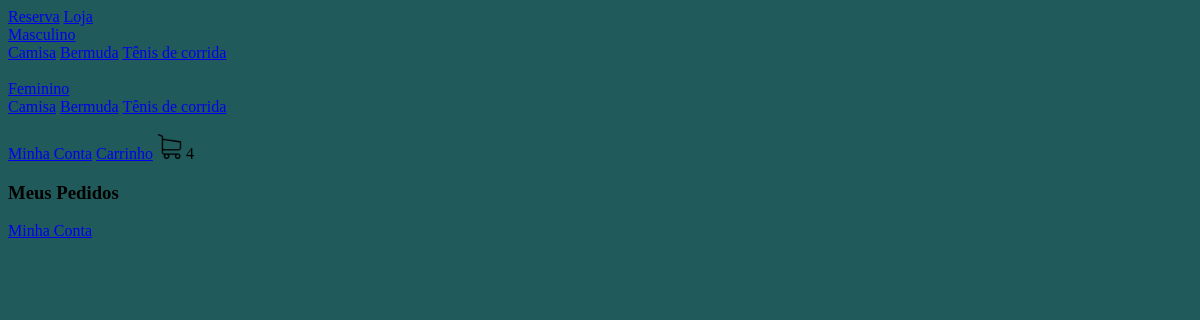
/meuspedidos/ (signed in), run on an earlier commit of the app's database.
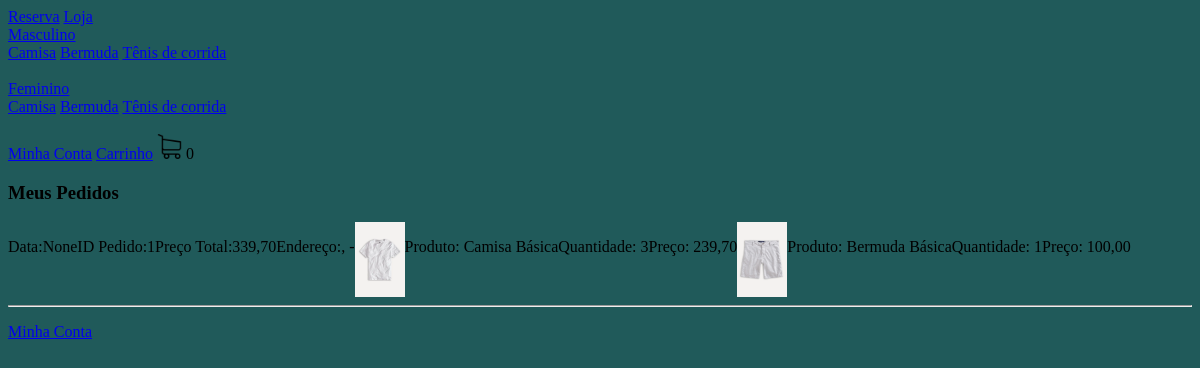
And on a later commit of the database.
### loja/models.py (models this page shows, shortened)
class Categoria(models.Model):
    nome = models.CharField(max_length=200, null=True, blank=True)
    slug = models.CharField(max_length=200, null=True, blank=True)

class Tipo(models.Model):
    nome = models.CharField(max_length=200, null=True, blank=True)
    slug = models.CharField(max_length=200, null=True, blank=True)

class Pedido(models.Model):
    cliente = models.ForeignKey(
        Cliente, null=True, blank=True, on_delete=models.SET_NULL)
    finalizado = models.BooleanField(default=False)
    codigo_transacao = models.CharField(max_length=400, null=True, blank=True)
    endereco = models.ForeignKey(
        Endereco, null=True, blank=True, on_delete=models.SET_NULL)
    data_finalizacao = models.DateTimeField(null=True, blank=True)
    @property
    def preco_total(self):
        itens_pedido = ItensPedido.objects.filter(pedido__id=self.id)
        preco = sum([item.preco_total for item in itens_pedido])
        return preco
    @property
    def itens(self):
        itens_pedido = ItensPedido.objects.filter(pedido__id=self.id)
        return itens_pedido

class ItensPedido(models.Model):
    item_estoque = models.ForeignKey(
        Itemestoque, null=True, blank=True, on_delete=models.SET_NULL)
    quantidade = models.IntegerField(default=0)
    pedido = models.ForeignKey(
        Pedido, null=True, blank=True, on_delete=models.SET_NULL)
    @property
    def preco_total(self):
        preco_total = self.quantidade * self.item_estoque.produto.preco
        return preco_total

class Itemestoque(models.Model):
    produto = models.ForeignKey(
        Produto, null=True, blank=True, on_delete=models.SET_NULL)
    cor = models.ForeignKey(Cor, null=True, blank=True,
                            on_delete=models.SET_NULL)
    tamanho = models.CharField(max_length=200, null=True, blank=True)
    quantidade = models.IntegerField(default=0)

class Produto(models.Model):
    imagem = models.ImageField(null=True, blank=True)
    nome = models.CharField(max_length=200, null=True, blank=True)
    preco = models.DecimalField(max_digits=10, decimal_places=2)
    ativo = models.BooleanField(default=True)
    categoria = models.ForeignKey(
        Categoria, null=True, blank=True, on_delete=models.SET_NULL)
    tipo = models.ForeignKey(
        Tipo, null=True, blank=True, on_delete=models.SET_NULL)

### loja/views.py (the view)
# urls.py: path('meuspedidos/', meus_pedidos, name='meus_pedidos'),
@login_required
def meus_pedidos(request):
    cliente= request.user.cliente
    pedidos = Pedido.objects.filter(finalizado=True, cliente=cliente).order_by("-data_finalizacao")
    context = {"pedidos": pedidos}
    return render(request, 'usuario/meus_pedidos.html', context)

### loja/novos_context.py (called while the page is built)
def carrinho(request):
    quantidade_produtos_carrinho = 0
    if request.user.is_authenticated:
        cliente = request.user.cliente
    else:
        if request.COOKIES.get("id_sessao"):
            id_sessao = request.COOKIES.get("id_sessao")
            cliente, criado = Cliente.objects.get_or_create(id_sessao=id_sessao)
        else:
            return {"quantidade_produtos_carrinho": quantidade_produtos_carrinho}
    pedido, criado = Pedido.objects.get_or_create(
        cliente=cliente, finalizado=False)
    itens_pedido = ItensPedido.objects.filter(pedido=pedido)
    for item in itens_pedido:
        quantidade_produtos_carrinho += item.quantidade
    return {"quantidade_produtos_carrinho": quantidade_produtos_carrinho}

def categorias_tipos(request):
    categorias_navegacao = Categoria.objects.all()
    tipos_navegacao = Tipo.objects.all()
    return {"categorias_navegacao": categorias_navegacao, "tipos_navegacao": tipos_navegacao}

### loja/templates/usuario/meus_pedidos.html
{% extends 'base.html' %}
{% load static %}
{% block body %}
    <h3>Meus Pedidos</h3>
    {% for pedido in pedidos %}
        <div style="display: flex;">
            <p>Data:{{ pedido.data_finalizacao }}</p>
            <p>ID Pedido:{{ pedido.id }}</p>
            <p>Preço Total:{{ pedido.preco_total }}</p>
            <p>Endereço:{{ pedido.endereco.cep }}, {{ pedido.endereco.cidade }} - {{ pedido.endereco.estado }}</p>
            {% for item in pedido.itens %}
                <img src="{{ item.item_estoque.produto.imagem.url }}" width="50" height="75">
                <p>Produto: {{ item.item_estoque.produto.nome }}</p>
                <p>Quantidade: {{ item.quantidade }}</p>
                <p>Preço: {{ item.preco_total }}</p>
            {% endfor %}
        </div>
        <hr>
    {% endfor %}
    <p><a href="{% url 'minha_conta' %}">Minha Conta</a></p>
{% endblock %}

### loja/templates/navbar.html
{% load static %}
<nav>
    <a href="{% url 'homepage' %}">Reserva</a>
    <a href="{% url 'loja' %}">Loja</a>
    <div >
        {% for categoria in categorias_navegacao %}
        <div>
            <a href="{% url 'loja' %}{{categoria.slug}}">{{categoria.nome}}</a>
            <br>
            {% for tipo in tipos_navegacao %}
                <a href="{% url 'loja' %}{{categoria.slug}}-{{tipo.slug}}">{{tipo.nome}}</a>
            {% endfor %}
            <br>
            <br>
        </div>
        {% endfor %}
    </div>
    {% if request.user.is_authenticated %}
        <a href="{% url 'minha_conta' %}">Minha Conta</a>
    {% else %}
        <a href="{% url 'fazer_login' %}">Login</a>
    {% endif %}
    <a href="{% url 'carrinho' %}">Carrinho</a>
    <a href="{% url 'carrinho' %}"><img src="{% static 'images/carrinho.png' %}" width="25" height="25"></a>
    {{quantidade_produtos_carrinho}}
</nav>

What changed in the data, as far as the page shows it:
now on this page (row edited): Pedido: data_finalizacao "None", id "1", preco_total "339,70"
now on this page (row unchanged): ItensPedido: item_estoque.produto.imagem (picture), item_estoque.produto.nome "Camisa Básica", quantidade "3", preco_total "239,70"
now on this page (row unchanged): ItensPedido: item_estoque.produto.imagem (picture), item_estoque.produto.nome "Bermuda Básica", quantidade "1", preco_total "100,00"
Also different on the page:
{{ quantidade_produtos_carrinho }}: "4" → "0"
